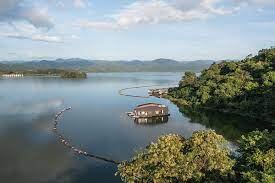
#> input picture lowresPond.jpeg, 275 x 183 px
$ jupyter execute --allow-errors main.ipynb
#> lines starting #> are read from the running program, lines starting #| are printed output that depends on the picture
## Image Resolution Enhancer
Made for UAS Ilmu Data II

[cell 1]
import numpy as np
from PIL import Image
from ISR.models import RRDN, RDN

#> (a cell that did not finish here is left out)

[cell 3]
def processImage(url):
    img = Image.open(url)
    print('Original Image')
    display(img)
    print('Original Image (Resized 4x)')
    display(img.resize((img.size[0]*2, img.size[1]*2)))
    sr_img = model.predict(np.array(img))
    print("Enhanced (4x Resolution)")
    display(Image.fromarray(sr_img))

#> (a cell that did not finish here is left out)

#> (a cell that did not finish here is left out)

#> call 2 of processImage, with url = 'lowresPond.jpeg'
#> in processImage, img is the input picture: PIL image 275x183 RGB; mean R, G, B 126.1, 137.8, 137.1
#> in processImage (call 2), `display(img.resize((img.size[0]*2, img.size[1]*2)))`:
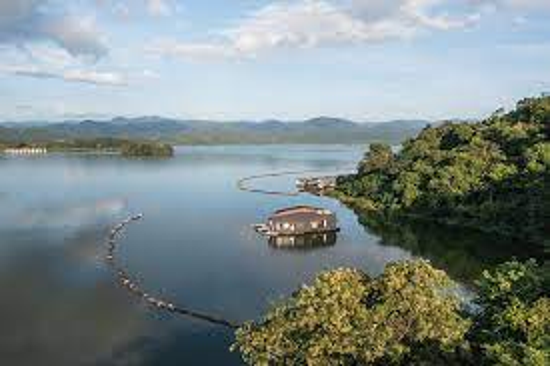
#> shown: PIL image 550x366 RGB; mean R, G, B 126.2, 137.8, 137.1

#> (a cell that did not finish here is left out)

#> call 3 of processImage, with url = 'lowresBlueFlower.jpeg'
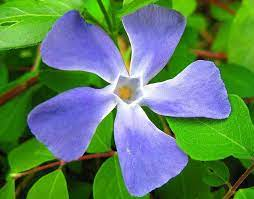
#> input picture lowresBlueFlower.jpeg, 254 x 199 px
#> in processImage, img is the input picture: PIL image 254x199 RGB; mean R, G, B 92.5, 129, 97.4
#> in processImage (call 3), `display(img.resize((img.size[0]*2, img.size[1]*2)))`:
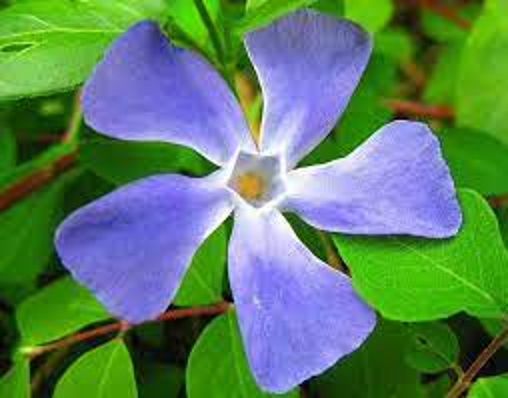
#> shown: PIL image 508x398 RGB; mean R, G, B 92.5, 129, 97.4

#> (a cell that did not finish here is left out)

#> call 4 of processImage, with url = 'lowresRedFlower.jpeg'
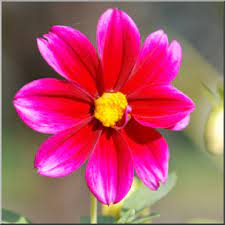
#> input picture lowresRedFlower.jpeg, 225 x 225 px
#> in processImage, img is the input picture: PIL image 225x225 RGB; mean R, G, B 173.1, 85.4, 102.8
#> in processImage (call 4), `display(img.resize((img.size[0]*2, img.size[1]*2)))`:
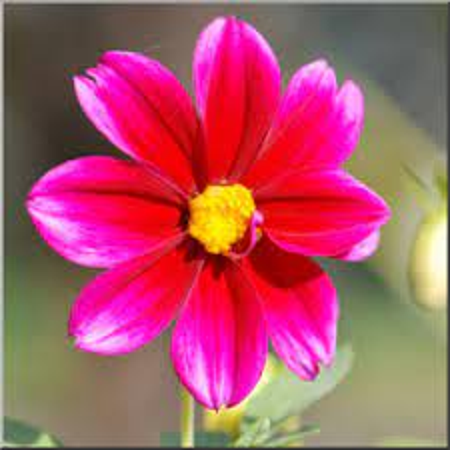
#> shown: PIL image 450x450 RGB; mean R, G, B 173, 85.4, 102.8
